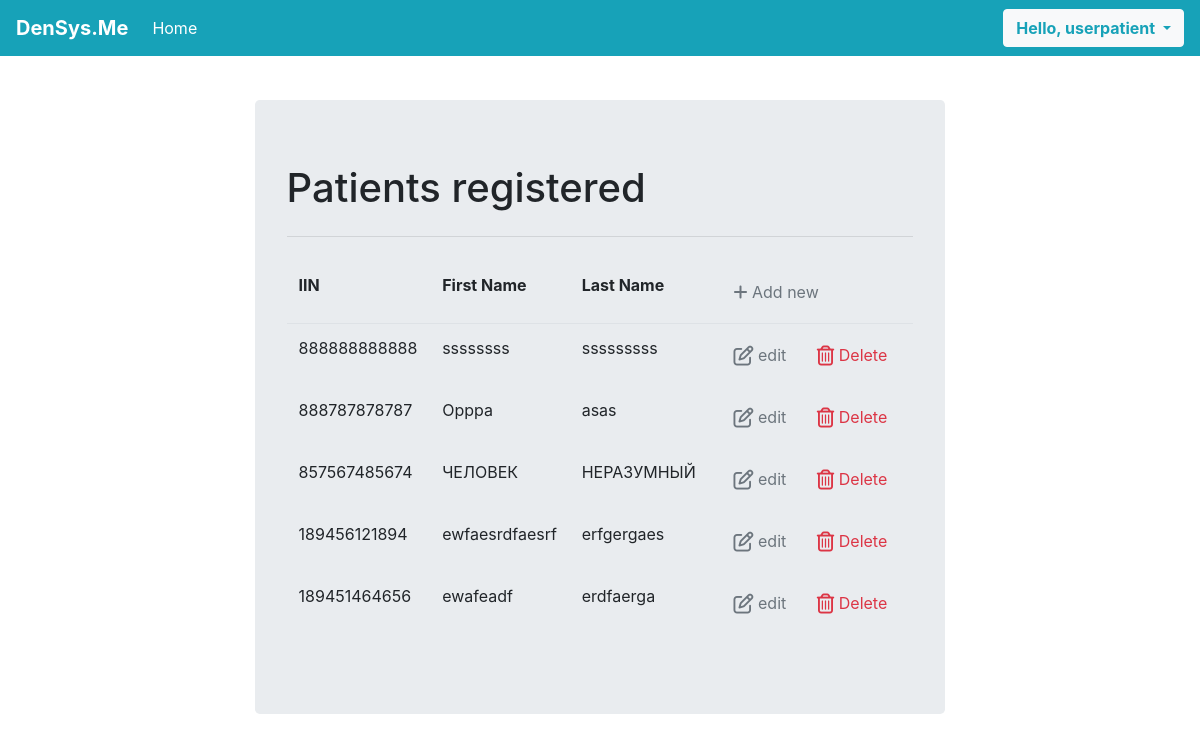
The app's page /patient_list/ (signed in), older data.
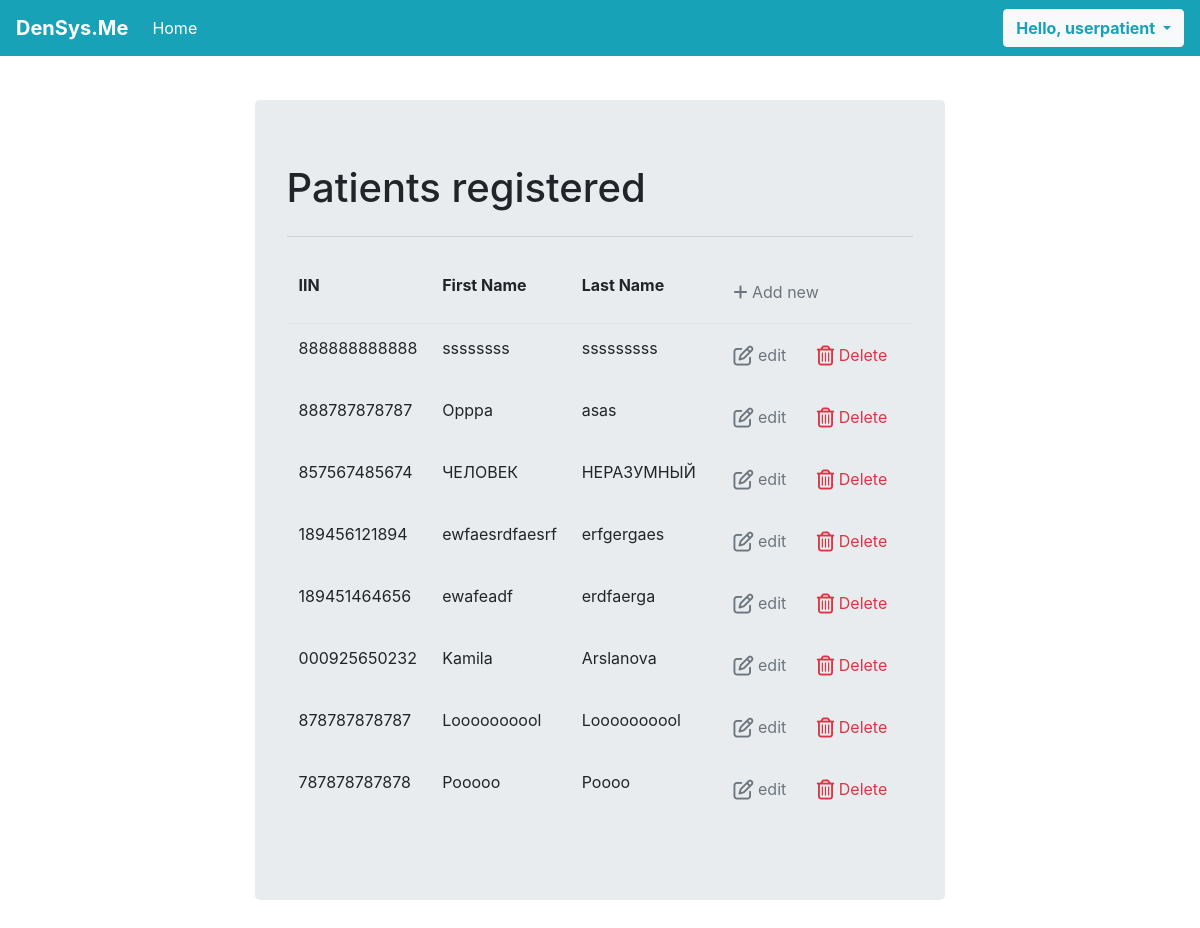
The same page, newer data.
### sys_base/models.py (models this page shows, shortened)
class Patient(models.Model):
    account = models.OneToOneField(
        settings.AUTH_USER_MODEL,
        on_delete=models.CASCADE,
        blank=True,
        null=True,
    )
    date_of_birth = models.DateField(blank=True, null=True)
    iin = models.CharField(unique=True, default='', max_length = 12, validators = [validators.MinLengthValidator(12), charfield_is_number_validator])
    name = models.CharField(max_length = 30)
    surname = models.CharField(max_length = 30)
    middlename = models.CharField(max_length = 30, blank=True, default='')
    blood_group = models.CharField(max_length = 3, blank=True,
        choices=(
            ('A+', 'A+'),
            ('A-', 'A-'),
            ('B+', 'B+'),
            ('B-', 'B-'),
            ('O+', 'O-'),
            ('AB+', 'AB+'),
            ('AB-', 'AB-'),
        )
    )
    contact_number = models.CharField(
        blank=True,
        max_length = 11,
        validators = [
            validators.RegexValidator(
                "^\\+?\\d{1,4}?[-.\\s]?\\(?\\d{1,3}?\\)?[-.\\s]?\\d{1,4}[-.\\s]?\\d{1,4}[-.\\s]?\\d{1,9}$",
                message = "Incorrect Phone Number"
            ),
            validators.MinLengthValidator(11)
        ]
    )
    email = models.CharField(blank=True, max_length = 30 ,validators = [validators.EmailValidator])
    address = models.CharField(blank=True, max_length = 30)
    marital_status = models.CharField(max_length = 30, blank=True,
        choices=(
            ('Married', 'Married'),
            ('NotMarried', 'Not Married'),
        ))
    registration_date = models.DateField(auto_now_add = True, blank=True)

### sys_base/views.py (the view)
# urls.py: path('patient_list/', views.patient_list, name='patient_list'),
@login_required(login_url='login')
def patient_list(request):
    context = {'patient_list':Patient.objects.all()}
    return render(request, "sys_base/patient_list.html", context)

### sys_base/templates/sys_base/patient_list.html (shortened to what this page needs)
{% extends "sys_base/base.html" %}
{% block content %}
<div class="container p-t-5">
    <div class="col-md-10 offset-md-1 mt-5">
      <div class="jumbotron" style="margin-top:100px">
<h1 class="display-8">Patients registered</h1>
<hr class="my-4">
<table class="table table-borderless">
    <thead class="border-bottom font-weight-bold">
        <tr>
            <td>IIN</td>
            <td>First Name</td>
            <td>Last Name</td>
            <td>
                <a href="{% url 'patient_register' %}" class="btn text-secondary px=0">
                    <i class="fas fa-plus"></i> Add new
                </a>
            </td>
        </tr>
    </thead>
    <tbody>
        {% for patient in patient_list %}
            <tr>
                <td>{{patient.iin}}</td>
                <td>{{patient.name}}</td>
                <td>{{patient.surname}}</td>
                <td>
                    <a href="{% url 'patient_update' patient.id %}" class="btn text-secondary px=0">
                        <i class="far fa-edit fa-lg"></i>
                        edit
                    </a>
                    <form action="{% url 'patient_delete' patient.id %}" method="post" class="d-inline">
                        <button type="submit" class="btn text-danger">
                            <i class="far fa-trash-alt fa-lg "></i> Delete
                        </button>
                    </form>
                </td>
            </tr>
        {% endfor %}
    </tbody>
</table>
</div>
</div>
</div>
{% endblock content %}

Row changes from the older to the newer data that the page shows:
added Patient: iin "000925650232", name "Kamila", surname "Arslanova"
added Patient: iin "878787878787", name "Loooooooool", surname "Loooooooool"
added Patient: iin "787878787878", name "Pooooo", surname "Poooo"
